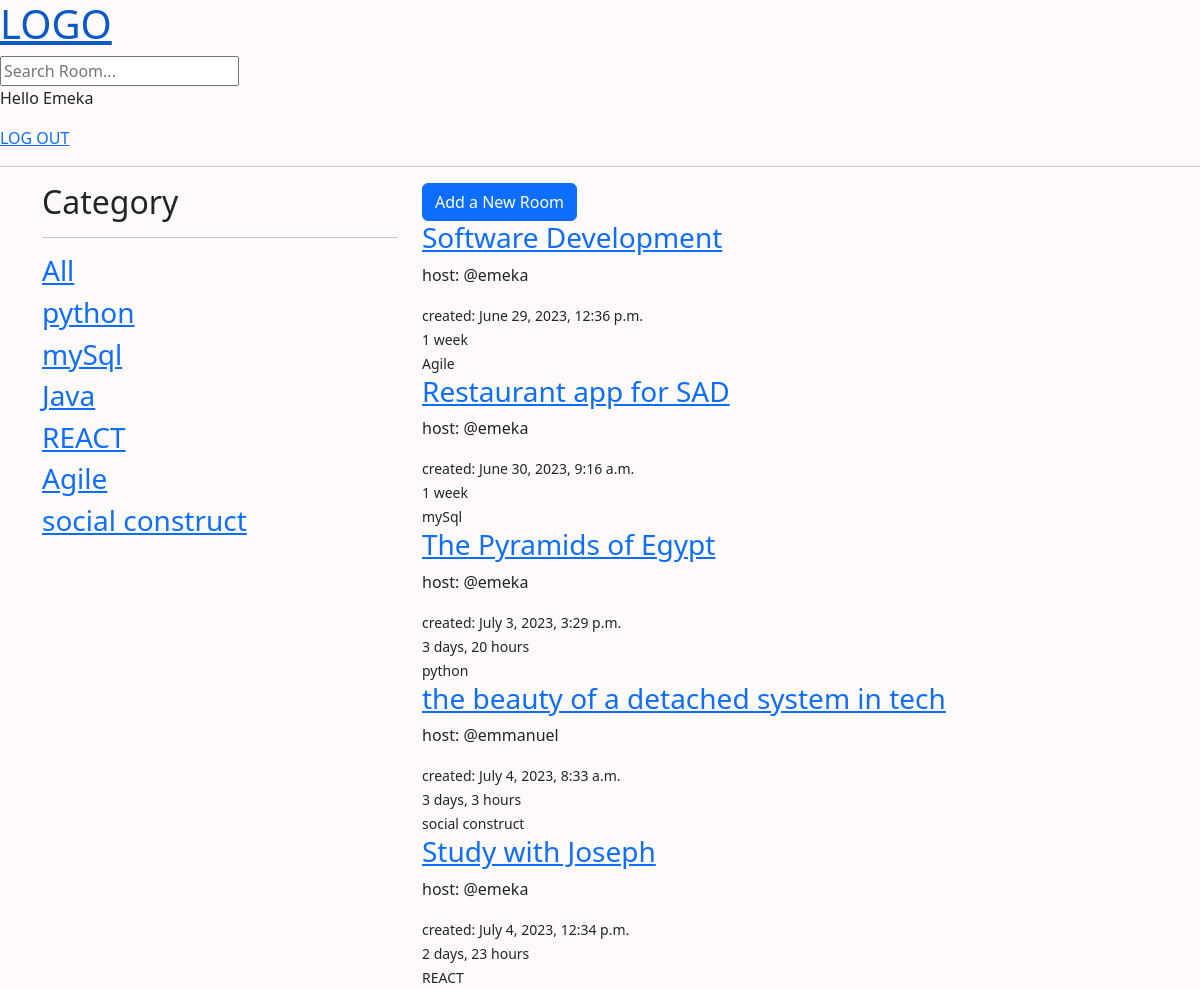
Before: / (signed in) with the older database file.
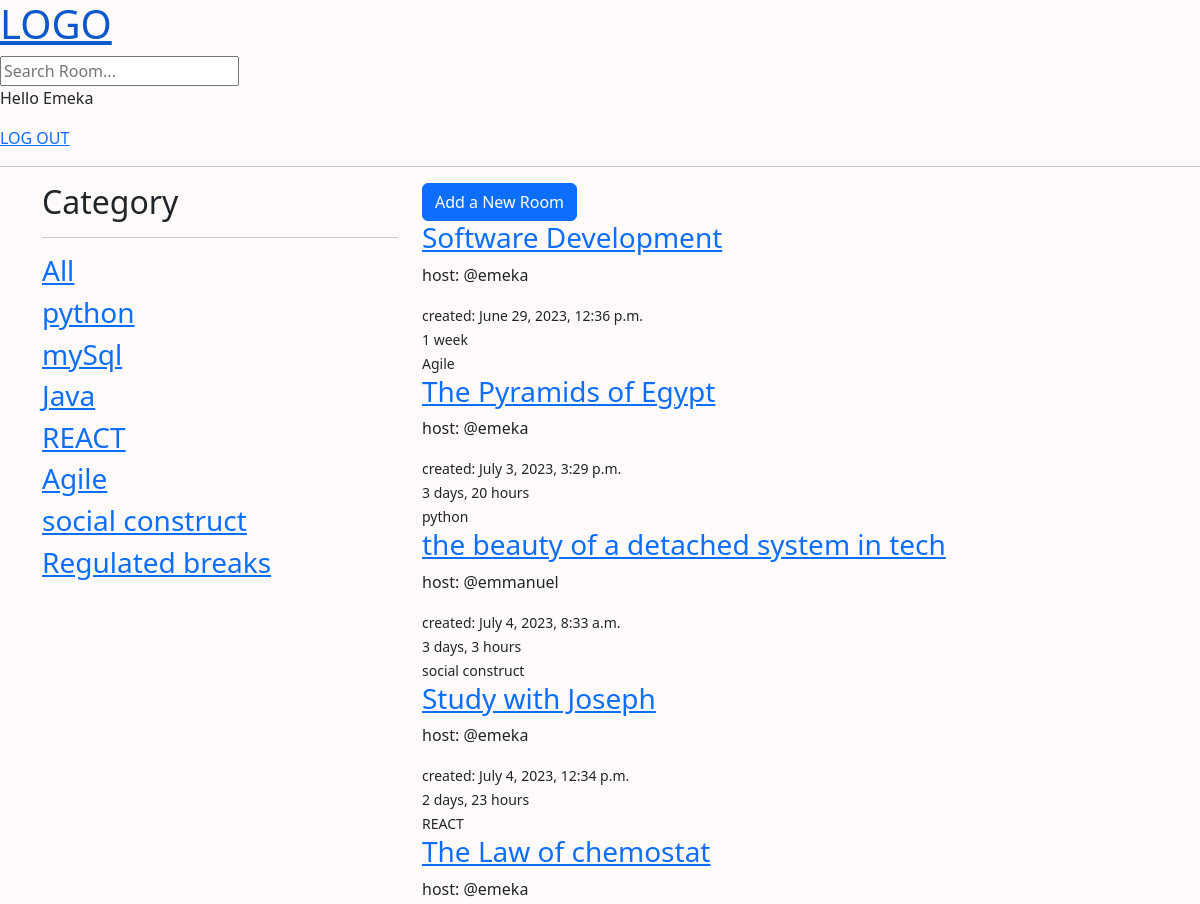
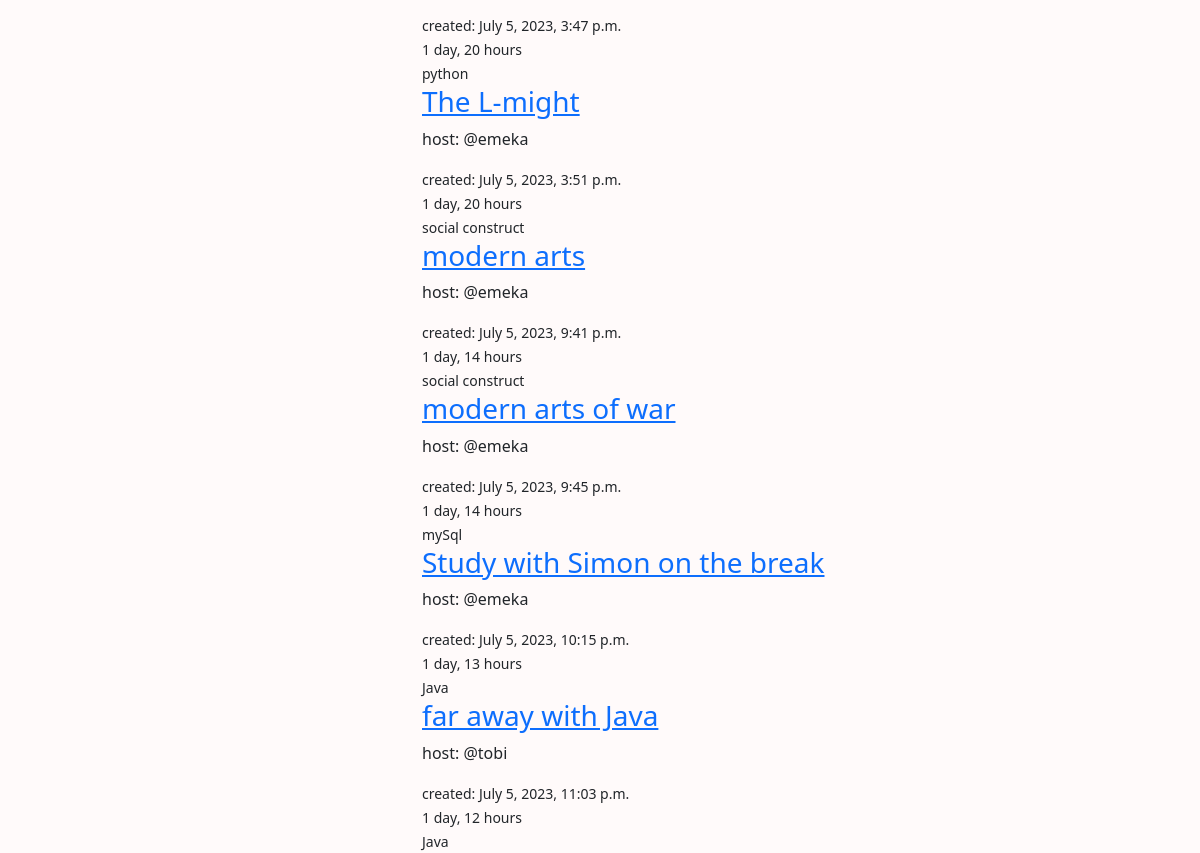
After: the same page with the newer database file (2 pictures, top to bottom).
### base/models.py (models this page shows)
class User(AbstractUser):
    first_name = models.CharField(max_length=100, blank=False)
    last_name = models.CharField(max_length=100, blank=False)
    email = models.EmailField(unique=True, blank=False)
    student_id = models.CharField(max_length=10, unique=True, blank=True)
    school = models.ForeignKey(
        School, on_delete=models.SET_NULL, null=True, blank=True)
    course = models.CharField(max_length=100, null=True, blank=True)
    USERNAME_FIELD = 'email'
    REQUIRED_FIELDS = []
    def __str__(self) -> str:
        return self.username

class Category(models.Model):
    name = models.CharField(max_length=500)
    def __str__(self):
        return self.name

class Room(models.Model):
    host = models.ForeignKey(User, on_delete=models.SET_NULL, null=True)
    category = models.ForeignKey(
        Category, on_delete=models.SET_NULL, null=True)
    school = models.ManyToManyField(
        School, related_name='rooms', blank=True)
    name = models.CharField(max_length=500)
    description = models.TextField(null=True, blank=True)
    members = models.ManyToManyField(User, related_name='member', blank=True)
    updated = models.DateTimeField(auto_now=True)
    created = models.DateTimeField(auto_now_add=True)
    class Meta:
        unique_together = ['host', 'name']
    def __str__(self):
        return self.name

### base/views.py (the view)
# urls.py: path('', views.home, name='home'),
def home(request):
    if not request.user.is_authenticated:
        return redirect('login')
    q = request.GET.get('q') or ''
    if request.user.school:
        user_school = request.user.school
    rooms = Room.objects.filter(
        Q(category__name__icontains=q) | Q(name__icontains=q),
        Q(school__isnull=True) | Q(school=user_school)
    )
    categories = Category.objects.all()
    context = {'rooms': rooms, 'categories': categories}
    return render(request, 'base/home.html', context)

### base/templates/base/home.html (shortened to what this page needs)
{% extends 'main.html' %}
{% block content %}
<div class="container-lg">
    <div class="row">
        <div class="col-lg-4">
            <h2>Category</h2>
            <hr>
            <div>
                <h3><a href="?q=">All</a></h3>
            </div>
            {% for category in categories %}
            <div>
                <h3><a href="{%url 'home'%}?q={{category}}">{{category}}</a></h3>
            </div>
            {% endfor %}
        </div>
        <div class="col-lg-8">
            <a href="{% url 'create-room' %}" class="btn btn-primary">Add a New Room</a>
            {% for room in rooms %}
            <div>
                <a href="{% url 'room-detail' room.id %}">
                    <h3>{{room}}</h3>
                </a>
                <p>host: @{{room.host}}</p>
                <small>created: {{room.created}}</small><br>
                <small>{{room.created|timesince}}</small><br>
                <small>{{room.category}}</small>
            </div>
            {% endfor %}
        </div>
    </div>
</div>
{% endblock content %}

### templates/main.html (shortened to what this page needs)
<!DOCTYPE html>
{% load static %}
<html lang="en">
<head>
  <link rel="stylesheet" href="https://cdn.jsdelivr.net/npm/bootstrap@5.3.0/dist/css/bootstrap.min.css">
  <link rel="stylesheet" href="https://cdnjs.cloudflare.com/ajax/libs/font-awesome/5.15.4/css/all.min.css">
  <link rel="stylesheet" href="{% static 'css/style.css' %}">
  <link rel="stylesheet" type="text/css"
    href="https://cdn.jsdelivr.net/npm/datalist-polyfill@2.3.7/dist/datalist-polyfill.min.css">
</head>
<body class="body">
  {% include 'navbar.html' %}
  {% block content %}
  {% endblock %}
</body>
</html>

### templates/navbar.html
<a href="/"><h1>LOGO</h1></a>
<form action="" action="{% url 'home' %}">
    <input type="text" name="q" placeholder="Search Room...">
</form>
{% if request.user.is_authenticated %}
<p>Hello {{request.user|title}}</p>
<a href="{% url 'logout' %}">LOG OUT</a>
{% else %}
<a href="{% url 'login' %}">LOG IN</a> <br>
<a href="{% url 'register-user' %}">REGISTER</a>
{% endif %}
<hr>

### static/css/style.css (style rules this page uses)
.body { background-color: snow; }

Changed rows visible on the page:
no longer on this page (row edited): Room: name "Restaurant app for SAD", host "emeka", created "June 30, 2023, 9:16 a.m.", created "1 week", category "mySql"
added Category: name "Regulated breaks"
added Room: name "The Law of chemostat", host "emeka", created "July 5, 2023, 3:47 p.m.", created "1 day, 20 hours", category "python"
added Room: name "The L-might", host "emeka", created "July 5, 2023, 3:51 p.m.", created "1 day, 20 hours", category "social construct"
added Room: name "modern arts", host "emeka", created "July 5, 2023, 9:41 p.m.", created "1 day, 14 hours", category "social construct"
added Room: name "modern arts of war", host "emeka", created "July 5, 2023, 9:45 p.m.", created "1 day, 14 hours", category "mySql"
added Room: name "Study with Simon on the break", host "emeka", created "July 5, 2023, 10:15 p.m.", created "1 day, 13 hours", category "Java"
added Room: name "far away with Java", host "tobi", created "July 5, 2023, 11:03 p.m.", created "1 day, 12 hours", category "Java"
